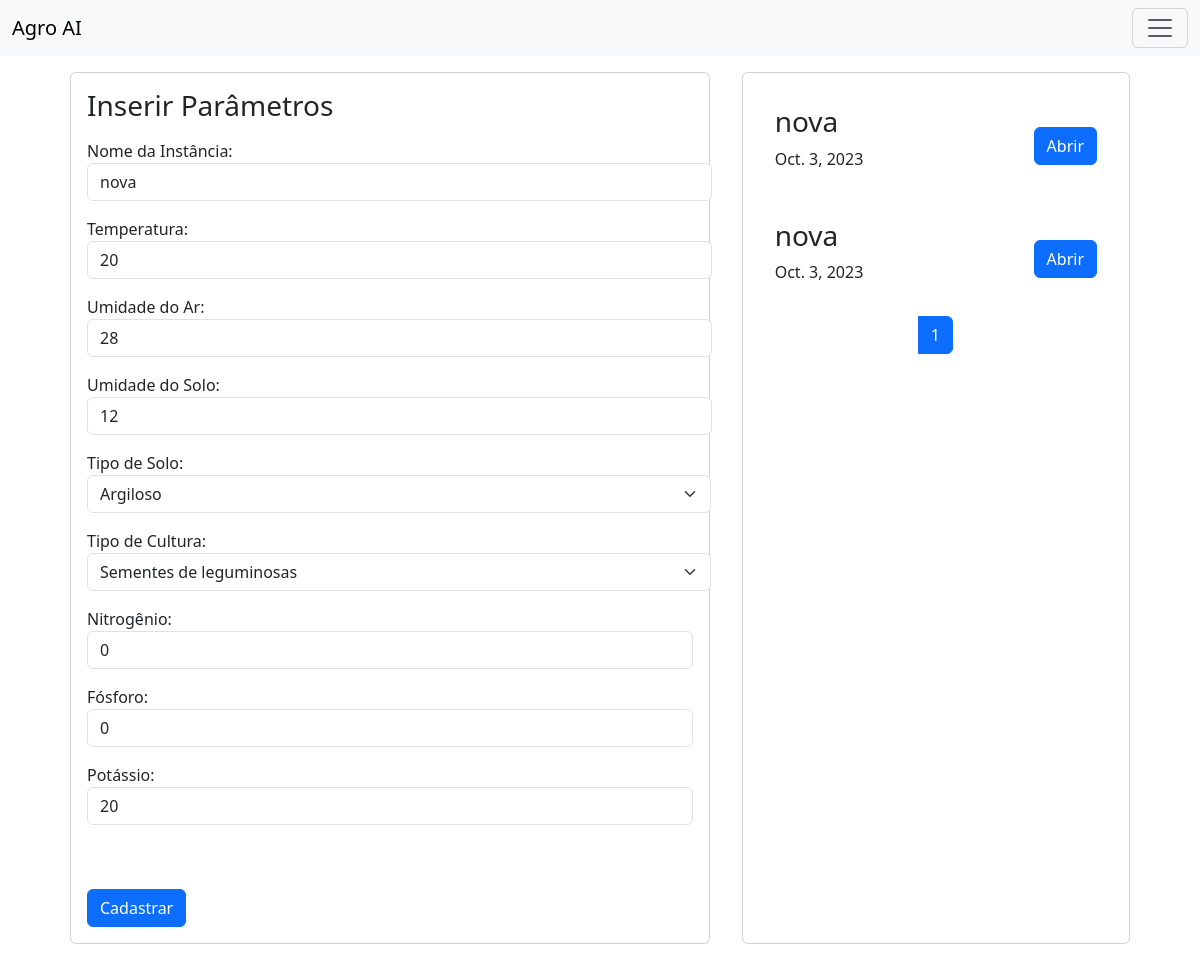
/editar_instancia/2/ (signed in), run on the app's committed database.
### fertilizer_predictor/models.py (models this page shows)
class Instancia(models.Model):
    id_instancia = models.AutoField(primary_key=True)
    nome_instancia = models.TextField()
    temperatura = models.IntegerField()
    umidade_ar = models.IntegerField()
    umidade_solo = models.IntegerField()
    tipo_solo = models.IntegerField()
    tipo_cultura = models.IntegerField()
    nitrogenio = models.IntegerField()
    potassio = models.IntegerField()
    fosforo = models.IntegerField()
    id_usuario = models.ForeignKey(User, on_delete=models.CASCADE)
    data = models.DateField(default=date.today)

### fertilizer_predictor/views.py (the view)
# urls.py: path('editar_instancia/<int:id_instancia>/', views.edit_instancia, name='edit_instancia'),
def edit_instancia(request, id_instancia):
    instancia = Instancia.objects.get(id_usuario=request.user, id_instancia=id_instancia)
    if request.method == 'POST':
        form = ParametrosForm(request.POST or None, instance=instancia)
        if form.is_valid():
            instancia = Instancia(
                nome_instancia=form.cleaned_data['nome_instancia'],
                temperatura=form.cleaned_data['temperatura'],
                umidade_ar=form.cleaned_data['umidade_ar'],
                umidade_solo=form.cleaned_data['umidade_solo'],
                tipo_solo=form.cleaned_data['tipo_solo'],
                tipo_cultura=form.cleaned_data['tipo_cultura'],
                nitrogenio=form.cleaned_data['nitrogenio'],
                fosforo=form.cleaned_data['fosforo'],
                potassio=form.cleaned_data['potassio'],
                id_usuario=request.user,
                data=date.today()
            )
            instancia.save()
            resultado = predict_fertilizer(instancia)
            return result(request, resultado.id_resultado)
    else:
        form = ParametrosForm(instance=instancia)
        lista_instancia = Instancia.objects.filter(id_usuario=request.user)
        p = Paginator(lista_instancia, 7)
        page = request.GET.get('page')
        instancias = p.get_page(page)
    return render(request, 'fertilizante/update-instance.html', {'form': form, 'instancia': instancia, 'lista_instancia': lista_instancia, 'instancias': instancias})

### fertilizer_predictor/templates/fertilizante/update-instance.html (shortened to what this page needs)
{% extends 'partials/menu.html' %}
{% block content %}
<div class="container" style="display: flex; flex-direction: row;">
    <div class="card m-3">
        <div class="card-body">
            <div class="row">
                <div class="col">
                    <h3 class="mb-3">Inserir Parâmetros</h3>
                    <form method="POST">
                        {{ form.as_p }}
                        <br>
                        <br>
                        <button type="submit" class="btn btn-primary">Cadastrar</button>
                    </form>
                </div>
            </div>
        </div>
    </div>
    <div class="card m-3" style="display: flex; flex-direction: column; width: 400px;">
        <div class="card-body">
            {% for i in instancias %}
            <div class="card-body" style="display: flex; flex-direction: row; justify-content: space-between; align-items: center;">
                <div class="info">
                    <h3 class="card-title">{{i.nome_instancia}}</h3>
                    <p>{{i.data}}</p>
                </div>
                <div class="btn-group">
                    <a href="{% url 'edit_instancia' i.id_instancia %}" class="btn btn-primary">Abrir</a>
                </div>
            </div>
            {% endfor %}
            <nav aria-label="Page navigation">
                <ul class="pagination justify-content-center">
                    {% for page in instancias.paginator.page_range %}
                    <li class="page-item {% if page == instancias.number %}active{% endif %}"><a class="page-link" href="?page={{ page }}">{{ page }}</a></li>
                    {% endfor %}
                </ul>
            </nav>
        </div>
    </div>
</div>
{% endblock %}

### data on the page
Instancia: nome_instancia "nova", temperatura "20", umidade_ar "28", umidade_solo "12", tipo_solo "Argiloso", tipo_cultura "Sementes de leguminosas", nitrogenio "0", fosforo "0", potassio "20", data "Oct. 3, 2023"
Instancia: nome_instancia "nova", data "Oct. 3, 2023"

### other printed values
{{ page }} "1"
